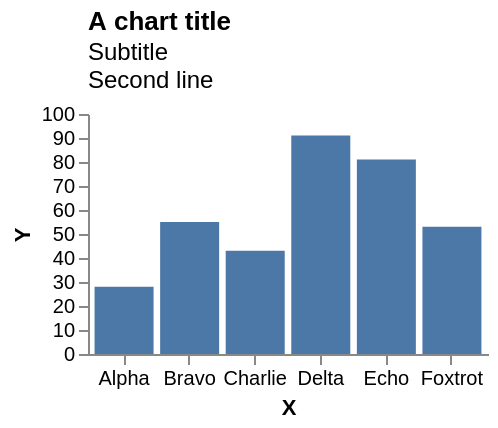

Source (Vega-Lite JSON):
### Vega specification from a JSON file in a GitHub repository (floating-point values rounded to 4 significant figures)
{"width": 200, "height": 120, "padding": 5, "data": [{"name": "t", "values": [{"a": "Alpha", "b": 28, "c": "x", "d": 1}, {"a": "Bravo", "b": 55, "c": "y", "d": 2}, {"a": "Charlie", "b": 43, "c": "x", "d": 3}, {"a": "Delta", "b": 91, "c": "z", "d": 4}, {"a": "Echo", "b": 81, "c": "y", "d": 5}, {"a": "Foxtrot", "b": 53, "c": "z", "d": 6}]}], "scales": [{"name": "x", "type": "band", "domain": {"data": "t", "field": "a"}, "range": "width", "padding": 0.1}, {"name": "y", "type": "linear", "domain": {"data": "t", "field": "b"}, "range": "height", "nice": true}, {"name": "color", "type": "ordinal", "domain": {"data": "t", "field": "c"}, "range": {"scheme": "category10"}}, {"name": "ramp", "type": "linear", "domain": {"data": "t", "field": "d"}, "range": {"scheme": "blues"}}, {"name": "size", "type": "linear", "domain": {"data": "t", "field": "b"}, "range": [10, 200]}, {"name": "shape", "type": "ordinal", "domain": {"data": "t", "field": "c"}, "range": "symbol"}, {"name": "quant", "type": "quantize", "domain": [0, 100], "range": {"scheme": "greens", "count": 4}}], "marks": [{"type": "rect", "from": {"data": "t"}, "encode": {"enter": {"x": {"scale": "x", "field": "a"}, "width": {"scale": "x", "band": 1}, "y": {"scale": "y", "field": "b"}, "y2": {"scale": "y", "value": 0}}}}], "title": {"text": "A chart title", "subtitle": ["Subtitle", "Second line"], "orient": "top", "anchor": "start", "frame": "group", "offset": 6}, "axes": [{"orient": "bottom", "scale": "x", "title": "X"}, {"orient": "left", "scale": "y", "title": "Y"}]}
